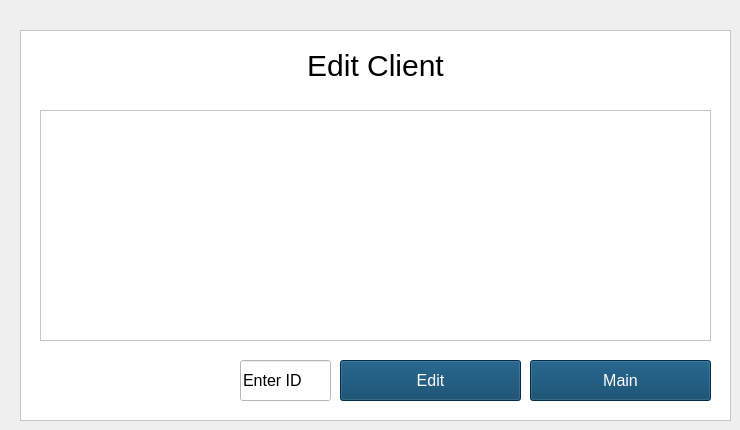
    <widget class="QWidget" name="client_list_edit">
     <widget class="QFrame" name="frame_2">
      <property name="geometry">
       <rect>
        <x>20</x>
        <y>30</y>
        <width>711</width>
        <height>391</height>
       </rect>
      </property>
      <property name="styleSheet">
       <string notr="true">background-color: white
</string>
      </property>
      <property name="frameShape">
       <enum>QFrame::StyledPanel</enum>
      </property>
      <property name="frameShadow">
       <enum>QFrame::Raised</enum>
      </property>
      <widget class="QLabel" name="client_list_edit_label_title">
       <property name="geometry">
        <rect>
         <x>20</x>
         <y>10</y>
         <width>671</width>
         <height>51</height>
        </rect>
       </property>
       <property name="styleSheet">
        <string notr="true">background-color: white;
color: black;
font-size: 30px;</string>
       </property>
       <property name="text">
        <string>Edit Client</string>
       </property>
       <property name="alignment">
        <set>Qt::AlignCenter</set>
       </property>
      </widget>
      <widget class="QPushButton" name="client_list_edit_btn_main">
       <property name="geometry">
        <rect>
         <x>510</x>
         <y>330</y>
         <width>181</width>
         <height>41</height>
        </rect>
       </property>
       <property name="palette">
        <palette>
         <active>
          <colorrole role="WindowText">
           <brush brushstyle="SolidPattern">
            <color alpha="255">
             <red>255</red>
             <green>255</green>
             <blue>255</blue>
            </color>
           </brush>
          </colorrole>
          <colorrole role="Button">
           <brush brushstyle="SolidPattern">
            <color alpha="255">
             <red>3</red>
             <green>62</green>
             <blue>99</blue>
            </color>
           </brush>
          </colorrole>
          <colorrole role="Text">
           <brush brushstyle="SolidPattern">
            <color alpha="255">
             <red>255</red>
             <green>255</green>
             <blue>255</blue>
            </color>
           </brush>
          </colorrole>
          <colorrole role="ButtonText">
           <brush brushstyle="SolidPattern">
            <color alpha="255">
             <red>255</red>
             <green>255</green>
             <blue>255</blue>
            </color>
           </brush>
          </colorrole>
          <colorrole role="Base">
           <brush brushstyle="SolidPattern">
            <color alpha="255">
             <red>3</red>
             <green>62</green>
             <blue>99</blue>
            </color>
           </brush>
          </colorrole>
          <colorrole role="Window">
           <brush brushstyle="SolidPattern">
            <color alpha="255">
             <red>3</red>
             <green>62</green>
             <blue>99</blue>
            </color>
           </brush>
          </colorrole>
          <colorrole role="PlaceholderText">
           <brush brushstyle="NoBrush">
            <color alpha="128">
             <red>255</red>
             <green>255</green>
             <blue>255</blue>
            </color>
           </brush>
          </colorrole>
         </active>
         <inactive>
          <colorrole role="WindowText">
           <brush brushstyle="SolidPattern">
            <color alpha="255">
             <red>255</red>
             <green>255</green>
             <blue>255</blue>
            </color>
           </brush>
          </colorrole>
          <colorrole role="Button">
           <brush brushstyle="SolidPattern">
            <color alpha="255">
             <red>3</red>
             <green>62</green>
             <blue>99</blue>
            </color>
           </brush>
          </colorrole>
          <colorrole role="Text">
           <brush brushstyle="SolidPattern">
            <color alpha="255">
             <red>255</red>
             <green>255</green>
             <blue>255</blue>
            </color>
           </brush>
          </colorrole>
          <colorrole role="ButtonText">
           <brush brushstyle="SolidPattern">
            <color alpha="255">
             <red>255</red>
             <green>255</green>
             <blue>255</blue>
            </color>
           </brush>
          </colorrole>
          <colorrole role="Base">
           <brush brushstyle="SolidPattern">
            <color alpha="255">
             <red>3</red>
             <green>62</green>
             <blue>99</blue>
            </color>
           </brush>
          </colorrole>
          <colorrole role="Window">
           <brush brushstyle="SolidPattern">
            <color alpha="255">
             <red>3</red>
             <green>62</green>
             <blue>99</blue>
            </color>
           </brush>
          </colorrole>
          <colorrole role="PlaceholderText">
           <brush brushstyle="NoBrush">
            <color alpha="128">
             <red>255</red>
             <green>255</green>
             <blue>255</blue>
            </color>
           </brush>
          </colorrole>
         </inactive>
         <disabled>
          <colorrole role="WindowText">
           <brush brushstyle="SolidPattern">
            <color alpha="255">
             <red>255</red>
             <green>255</green>
             <blue>255</blue>
            </color>
           </brush>
          </colorrole>
          <colorrole role="Button">
           <brush brushstyle="SolidPattern">
            <color alpha="255">
             <red>3</red>
             <green>62</green>
             <blue>99</blue>
            </color>
           </brush>
          </colorrole>
          <colorrole role="Text">
           <brush brushstyle="SolidPattern">
            <color alpha="255">
             <red>255</red>
             <green>255</green>
             <blue>255</blue>
            </color>
           </brush>
          </colorrole>
          <colorrole role="ButtonText">
           <brush brushstyle="SolidPattern">
            <color alpha="255">
             <red>255</red>
             <green>255</green>
             <blue>255</blue>
            </color>
           </brush>
          </colorrole>
          <colorrole role="Base">
           <brush brushstyle="SolidPattern">
            <color alpha="255">
             <red>3</red>
             <green>62</green>
             <blue>99</blue>
            </color>
           </brush>
          </colorrole>
          <colorrole role="Window">
           <brush brushstyle="SolidPattern">
            <color alpha="255">
             <red>3</red>
             <green>62</green>
             <blue>99</blue>
            </color>
           </brush>
          </colorrole>
          <colorrole role="PlaceholderText">
           <brush brushstyle="NoBrush">
            <color alpha="128">
             <red>255</red>
             <green>255</green>
             <blue>255</blue>
            </color>
           </brush>
          </colorrole>
         </disabled>
        </palette>
       </property>
       <property name="font">
        <font>
         <pointsize>12</pointsize>
        </font>
       </property>
       <property name="styleSheet">
        <string notr="true">background-color: #033E63;
color: white</string>
       </property>
       <property name="text">
        <string>Main</string>
       </property>
      </widget>
      <widget class="QPushButton" name="client_list_edit_btn_edit">
       <property name="geometry">
        <rect>
         <x>320</x>
         <y>330</y>
         <width>181</width>
         <height>41</height>
        </rect>
       </property>
       <property name="palette">
        <palette>
         <active>
          <colorrole role="WindowText">
           <brush brushstyle="SolidPattern">
            <color alpha="255">
             <red>255</red>
             <green>255</green>
             <blue>255</blue>
            </color>
           </brush>
          </colorrole>
          <colorrole role="Button">
           <brush brushstyle="SolidPattern">
            <color alpha="255">
             <red>3</red>
             <green>62</green>
             <blue>99</blue>
            </color>
           </brush>
          </colorrole>
          <colorrole role="Text">
           <brush brushstyle="SolidPattern">
            <color alpha="255">
             <red>255</red>
             <green>255</green>
             <blue>255</blue>
            </color>
           </brush>
          </colorrole>
          <colorrole role="ButtonText">
           <brush brushstyle="SolidPattern">
            <color alpha="255">
             <red>255</red>
             <green>255</green>
             <blue>255</blue>
            </color>
           </brush>
          </colorrole>
          <colorrole role="Base">
           <brush brushstyle="SolidPattern">
            <color alpha="255">
             <red>3</red>
             <green>62</green>
             <blue>99</blue>
            </color>
           </brush>
          </colorrole>
          <colorrole role="Window">
           <brush brushstyle="SolidPattern">
            <color alpha="255">
             <red>3</red>
             <green>62</green>
             <blue>99</blue>
            </color>
           </brush>
          </colorrole>
          <colorrole role="PlaceholderText">
           <brush brushstyle="NoBrush">
            <color alpha="128">
             <red>255</red>
             <green>255</green>
             <blue>255</blue>
            </color>
           </brush>
          </colorrole>
         </active>
         <inactive>
          <colorrole role="WindowText">
           <brush brushstyle="SolidPattern">
            <color alpha="255">
             <red>255</red>
             <green>255</green>
             <blue>255</blue>
            </color>
           </brush>
          </colorrole>
          <colorrole role="Button">
           <brush brushstyle="SolidPattern">
            <color alpha="255">
             <red>3</red>
             <green>62</green>
             <blue>99</blue>
            </color>
           </brush>
          </colorrole>
          <colorrole role="Text">
           <brush brushstyle="SolidPattern">
            <color alpha="255">
             <red>255</red>
             <green>255</green>
             <blue>255</blue>
            </color>
           </brush>
          </colorrole>
          <colorrole role="ButtonText">
           <brush brushstyle="SolidPattern">
            <color alpha="255">
             <red>255</red>
             <green>255</green>
             <blue>255</blue>
            </color>
           </brush>
          </colorrole>
          <colorrole role="Base">
           <brush brushstyle="SolidPattern">
            <color alpha="255">
             <red>3</red>
             <green>62</green>
             <blue>99</blue>
            </color>
           </brush>
          </colorrole>
          <colorrole role="Window">
           <brush brushstyle="SolidPattern">
            <color alpha="255">
             <red>3</red>
             <green>62</green>
             <blue>99</blue>
            </color>
           </brush>
          </colorrole>
          <colorrole role="PlaceholderText">
           <brush brushstyle="NoBrush">
            <color alpha="128">
             <red>255</red>
             <green>255</green>
             <blue>255</blue>
            </color>
           </brush>
          </colorrole>
         </inactive>
         <disabled>
          <colorrole role="WindowText">
           <brush brushstyle="SolidPattern">
            <color alpha="255">
             <red>255</red>
             <green>255</green>
             <blue>255</blue>
            </color>
           </brush>
          </colorrole>
          <colorrole role="Button">
           <brush brushstyle="SolidPattern">
            <color alpha="255">
             <red>3</red>
             <green>62</green>
             <blue>99</blue>
            </color>
           </brush>
          </colorrole>
          <colorrole role="Text">
           <brush brushstyle="SolidPattern">
            <color alpha="255">
             <red>255</red>
             <green>255</green>
             <blue>255</blue>
            </color>
           </brush>
          </colorrole>
          <colorrole role="ButtonText">
           <brush brushstyle="SolidPattern">
            <color alpha="255">
             <red>255</red>
             <green>255</green>
             <blue>255</blue>
            </color>
           </brush>
          </colorrole>
          <colorrole role="Base">
           <brush brushstyle="SolidPattern">
            <color alpha="255">
             <red>3</red>
             <green>62</green>
             <blue>99</blue>
            </color>
           </brush>
          </colorrole>
          <colorrole role="Window">
           <brush brushstyle="SolidPattern">
            <color alpha="255">
             <red>3</red>
             <green>62</green>
             <blue>99</blue>
            </color>
           </brush>
          </colorrole>
          <colorrole role="PlaceholderText">
           <brush brushstyle="NoBrush">
            <color alpha="128">
             <red>255</red>
             <green>255</green>
             <blue>255</blue>
            </color>
           </brush>
          </colorrole>
         </disabled>
        </palette>
       </property>
       <property name="font">
        <font>
         <pointsize>12</pointsize>
        </font>
       </property>
       <property name="styleSheet">
        <string notr="true">background-color: #033E63;
color: white</string>
       </property>
       <property name="text">
        <string>Edit</string>
       </property>
      </widget>
      <widget class="QLineEdit" name="client_list_edit_enter_id">
       <property name="geometry">
        <rect>
         <x>220</x>
         <y>330</y>
         <width>91</width>
         <height>41</height>
        </rect>
       </property>
       <property name="font">
        <font>
         <pointsize>12</pointsize>
        </font>
       </property>
       <property name="styleSheet">
        <string notr="true">background-color: white;
color: black;</string>
       </property>
       <property name="text">
        <string>Enter ID</string>
       </property>
      </widget>
      <widget class="QListWidget" name="client_list_edit_list">
       <property name="geometry">
        <rect>
         <x>20</x>
         <y>80</y>
         <width>671</width>
         <height>231</height>
        </rect>
       </property>
       <property name="styleSheet">
        <string notr="true">font-size:14px;
background-color: white;
color: black;</string>
       </property>
      </widget>
     </widget>
    </widget>
